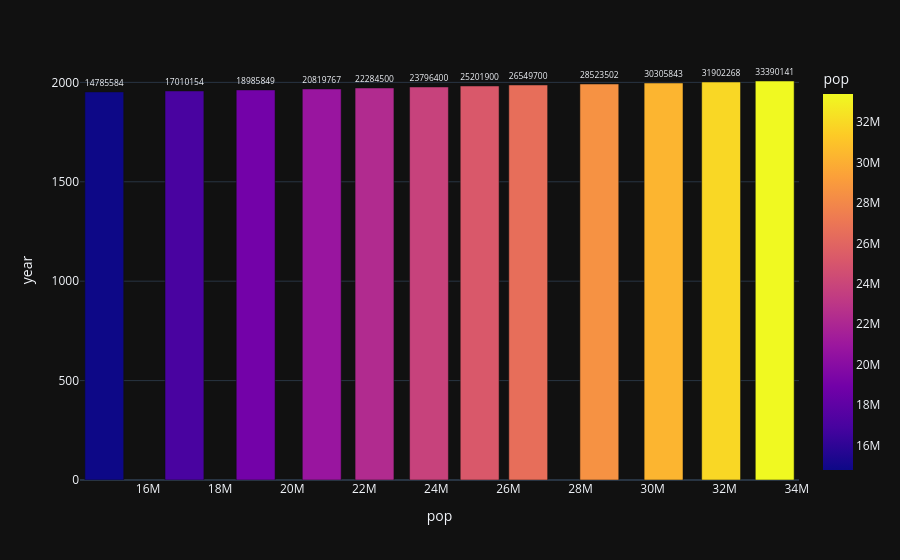

The cell this chart's notebook holds for it:
### Code cell
fig2=px.bar(data_canada,x='pop',y='year',hover_data=['lifeExp', 'gdpPercap'],color='pop',text='pop',template='plotly_dark')
fig2.update_traces(textposition='outside')
fig2.show()

### Figure 1 — Plotly figure (JSON) as saved in the notebook; plotly's stock layout.template omitted (floating-point values rounded to 4 significant figures)
{"data": [{"alignmentgroup": "True", "customdata": [[68.75, 11370.0], [69.96, 12490.0], [71.3, 13460.0], [72.13, 16080.0], [72.88, 18970.0], [74.21, 22090.0], [75.76, 22900.0], [76.86, 26630.0], [77.95, 26340.0], [78.61, 28950.0], [79.77, 33330.0], [80.65, 36320.0]], "hovertemplate": "pop=%{marker.color}<br>year=%{y}<br>lifeExp=%{customdata[0]}<br>gdpPercap=%{customdata[1]}<extra></extra>", "legendgroup": "", "marker": {"color": [14785584, 17010154, 18985849, 20819767, 22284500, 23796400, 25201900, 26549700, 28523502, 30305843, 31902268, 33390141], "coloraxis": "coloraxis", "pattern": {"shape": ""}}, "name": "", "offsetgroup": "", "orientation": "v", "showlegend": false, "text": [14785584, 17010154, 18985849, 20819767, 22284500, 23796400, 25201900, 26549700, 28523502, 30305843, 31902268, 33390141], "textposition": "outside", "type": "bar", "x": [14785584, 17010154, 18985849, 20819767, 22284500, 23796400, 25201900, 26549700, 28523502, 30305843, 31902268, 33390141], "xaxis": "x", "y": [1952, 1957, 1962, 1967, 1972, 1977, 1982, 1987, 1992, 1997, 2002, 2007], "yaxis": "y"}], "layout": {"barmode": "relative", "coloraxis": {"colorbar": {"title": {"text": "pop"}}, "colorscale": [[0, "#0d0887"], [0.1111, "#46039f"], [0.2222, "#7201a8"], [0.3333, "#9c179e"], [0.4444, "#bd3786"], [0.5556, "#d8576b"], [0.6667, "#ed7953"], [0.7778, "#fb9f3a"], [0.8889, "#fdca26"], [1, "#f0f921"]]}, "legend": {"tracegroupgap": 0}, "margin": {"t": 60}, "xaxis": {"anchor": "y", "domain": [0, 1], "title": {"text": "pop"}}, "yaxis": {"anchor": "x", "domain": [0, 1], "title": {"text": "year"}}}}
